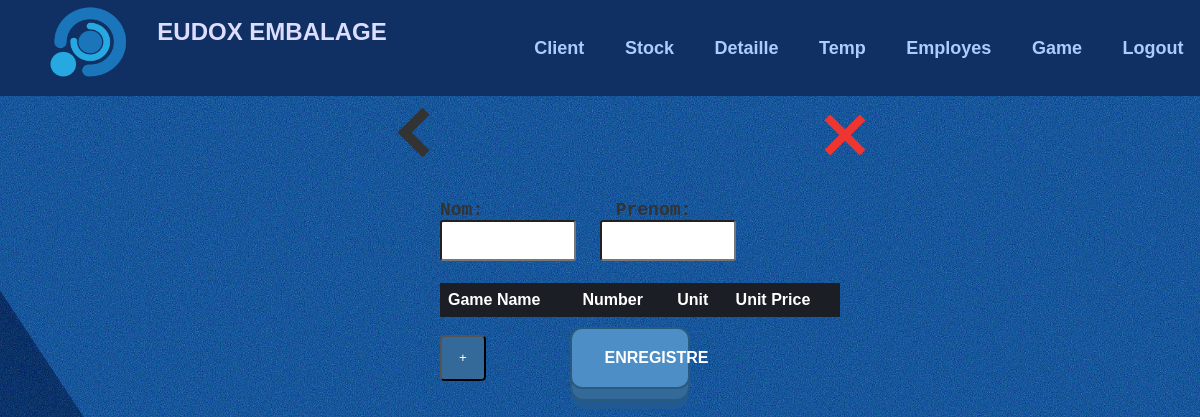
Before: /client/edit/6 with the older database file.
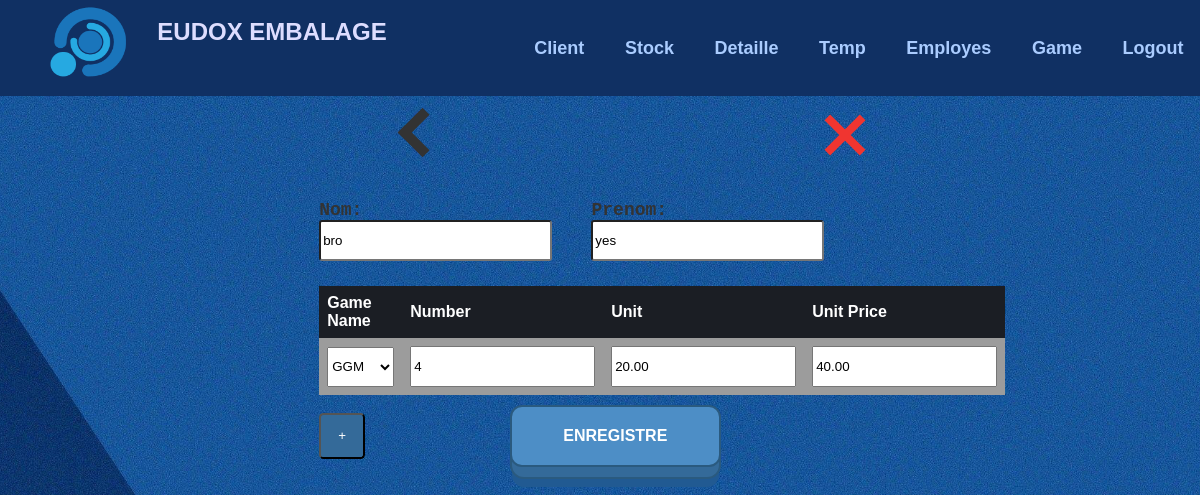
After: the same page with the newer database file.
### tables this page shows
CREATE TABLE client (
        id INTEGER PRIMARY KEY AUTOINCREMENT,
        p_date TEXT NOT NULL,
        first_name TEXT NOT NULL,
        last_name TEXT NOT NULL
    );

CREATE TABLE client_games (
        id INTEGER PRIMARY KEY AUTOINCREMENT,
        client_id INTEGER NOT NULL,
        game_name TEXT NOT NULL,
        number INTEGER NOT NULL,
        unit REAL NOT NULL,
        unit_price REAL NOT NULL,
        FOREIGN KEY (client_id) REFERENCES client(id)
    );

CREATE TABLE game (
        id INTEGER PRIMARY KEY AUTOINCREMENT,
        name TEXT NOT NULL,
        unit REAL NOT NULL,
        unitPrice REAL NOT NULL
    );

### app.py (the view, shortened to what this page needs)
@app.route('/client/edit/<int:id>', methods=['POST', 'GET'])
def modify_client(id):
    conn = sqlite3.connect('form_data.db')
    cursor = conn.cursor()
    cursor.execute('SELECT * FROM game')
    datas = cursor.fetchall()
    games = []
    for data in datas:
        game={
            'id': data[0],
            'game': data[1],
            'unit':f"{data[2]:.2f}",
            'unitp':f"{data[3]:.2f}",
        }
        games.append(game)
    cursor.execute('SELECT game_name, number, unit, unit_price FROM client_games WHERE client_id = ?', (id, ))
    datas = cursor.fetchall()
    lastgames = []
    for data in datas:
        game={
            'name':data[0],
            'number':data[1],
            'unit':f"{data[2]:.2f}",
            'unitp':f"{data[3]:.2f}",
        }
        lastgames.append(game)
    cursor.execute('SELECT first_name, last_name FROM client WHERE id = ?', (id, ))
    fullname = cursor.fetchone()
    return render_template('c_modify.html', games=games, lastgames=enumerate(lastgames), name=fullname, id=id)

### templates/c_modify.html (shortened to what this page needs)
{% extends 'main.html' %}
{% block head %}
<link rel="stylesheet" type="text/css" href="{{ url_for('static', filename='css/form.css') }}">
{% endblock %}
{% block top %}
<a href="/client/edit" id="back"><div class="thick-arrow-left"></div></a>
<a href="/main" id="aclose"><div class="close"></div></a>
{% endblock %}
{% block bot %}
<form id="stockForm" action="/client/edit/{{ id }}" method="post">
  <label class="l-lab" for="firstName">Nom:</label>
  <label class="l-lab" for="lastName">Prenom:</label>
  <br>
  <input id="fn" type="text" class="l-inp" name="firstName" value="{{ name[0] }}" required>
  <input id="ln" type="text" class="l-inp" name="lastName" value="{{ name[1] }}" required>
  <br><br>
  <table id="gameTable">
    <thead>
      <tr>
        <th>Game Name</th>
        <th>Number</th>
        <th>Unit</th>
        <th>Unit Price</th>
      </tr>
    </thead>
    <tbody>
      {% for index, lastG in lastgames %}
        <tr>
          <td>
            <select name="gameName[]" required>
              {% for game in games %}
              <option value="{{game.id}}" {% if lastG.name == game.game %}selected{% endif %}>{{game.game}}</option>
              {% endfor %}
            </select>
          </td>
          <td><input type="number" name="number[]" value="{{ lastG.number }}" required /></td>
          <td><input type="text" pattern="[0-9]+(\.[0-9]+)?" name="unit[]" value="{{ lastG.unit }}" required /></td>
          <td><input type="text" pattern="[0-9]+(\.[0-9]+)?" name="unitPrice[]" value="{{ lastG.unitp }}" required /></td>
          <td>
          </td>
        </tr>
      {% endfor %}
    </tbody>
  </table>
  <button type="button" class="btn" onclick="addRow()">+</button>
  <button type="Submit" id="submitButton" class="button-19 cen">Enregistre</button>
  <br><br><br>
</form>
{% endblock %}

### templates/main.html (shortened to what this page needs)
<!DOCTYPE html>
<html>
  <head>
    <link rel="stylesheet" type="text/css" href="{{ url_for('static', filename='css/style.css') }}">
    <link rel="stylesheet" type="text/css" href="{{ url_for('static', filename='css/table.css') }}">
    {% block head %}{% endblock %}
  </head>
  <body>
    <div class="bg">
      <div class="hd">
        <img class="logo" src="{{ url_for('static', filename='assets/lll.png') }}" onclick="goToHomePage()" style="cursor: pointer;"/>
        <h2 class="fn" onclick="goToHomePage()" style="cursor: pointer;">EUDOX EMBALAGE</h2>
        <ul class="nav">
          <li><a href="/client">Client</a></li>
          <li><a href="/stock">Stock</a></li>
          <li><a href="/detail">Detaille</a></li>
          <li><a href="/time">Temp</a></li>
          <li><a href="/work">Employes</a></li>
          <li><a href="/game">Game</a></li>
          <li><a href="/">Logout</a></li>
        </ul>
      </div>
      <div class="empty"></div>
      <div class="display_frame">
        <div class="top_side">
          {% block top %}{% endblock %}
        </div>
        <div class="bot_side">
          {% block bot %}{% endblock %}
        </div>
      </div>
    </div>
  </body>
</html>

### static/css/style.css (style rules this page uses)
body, h1, h2, h3, p, ul, li { margin: 0; padding: 0; }
body { font-family: Arial, sans-serif; background-color: #155499; background-image: url('bg.jpg'); background-size: cover; background-position: center; background-attachment: fixed; transform-origin: 0 0; }
.bg { background-size: cover; background-repeat: no-repeat; height: 100vh; }
.hd { background: #103063; width: 100%; height: 12%; display: flex; text-align: center; position: fixed; top: 0; left: 0; z-index: 10; }
.logo { padding-top: 0.4%; margin-left: 4%; margin-right: 2%; height: 75px; width: 80px; }
.fn { text-align: center; padding-top: 1.5%; font-family: sans-serif; width: 20%; color: #ddf; transition: 0.3s ease-out; }
.nav { margin-left: 22%; display: flex; justify-content: center; align-items: center; }
.nav li { list-style: none; margin-left: 5%; margin-right: 5%; font-size:18px; }
.nav li a { text-decoration: none; font-family: sans-serif; font-weight: bold; color: #acf; transition: 0.3s ease-out; }
.display_frame { background-size: cover; text-align: center; width: 100%; }
a { color: inherit; text-decoration: none; }
button.button-19 { touch-action: manipulation; position: relative; display: inline-block; cursor: pointer; outline: none; border: 0; vertical-align: middle; text-decoration: none; font-size: inherit; font-family: inherit; }
button.button-19 { touch-action: manipulation; font-weight: 600; color: #fff; text-transform: uppercase; padding: 1.25em 2em; background: #4d8ec6; border: 2px solid #2a5a7f; border-radius: 0.75em; transform-style: preserve-3d; transition: transform 150ms cubic-bezier(0, 0, 0.58, 1), background 150ms cubic-bezier(0, 0, 0.58, 1); }
button.button-19::before { position: absolute; content: ""; width: 100%; height: 100%; top: 0; left: 0; right: 0; bottom: 0; background: #346a99; border-radius: inherit; box-shadow: 0 0 0 2px #2a5a7f, 0 0.625em 0 0 #215a92; transform: translate3d(0, 0.75em, -1em); transition: transform 150ms cubic-bezier(0, 0, 0.58, 1), box-shadow 150ms cubic-bezier(0, 0, 0.58, 1); }
.empty { height: 10%; }
.top_side { display: flex; height: 120px; width: 100%; }
#aclose { margin-left: 28vw; }
.thick-arrow-left { margin: 35px; width: 25px; height: 25px; border: 10px solid #333; border-left: 0; border-top: 0; transform: rotate(135deg); }
#back { margin-left: 30.8%; }
.close { margin: 30px; background: #f03530; height: 50px; position: relative; width: 8px; transform: rotate(45deg); }
.close:after { background: #f03530; content: ""; height: 8px; left: -21px; position: absolute; top: 21px; width: 50px; }
.bot_side label { color: #333; }
.bot_side input { height: 35px; }
.bot_side .button-19 { width: 20%; margin: 10px; }
#stockForm select { height: 40px; }

### static/css/table.css (style rules this page uses)
table { border-collapse: collapse; width: 80%; margin: 10%; margin-top: 1%; }
th, td { padding: 8px; text-align: left; }
th { background-color: #1b1e24; color: #fff; }
tr:nth-child(odd) td { background-color: #3885d4; }

### static/css/form.css (style rules this page uses)
.bot_side { width: 100%; display: grid; grid-template-columns: repeat(3, 1fr); grid-gap: 0px; text-align: left; }
#stockForm { margin-left: 10%; grid-column: 2; width: 100%; height: 100%; }
.l-lab { color: #ccc; padding-right: 32%; font-weight: bold; font-size: 18px; font-family: monospace; }
.l-inp { width: 70%; height: 25px; border-radius: 3px; }
#fn, #ln { width: 32%; margin-right: 5%; }
.bot_side .button-19 { width: 30%; margin-left: 20%; !important }

### templates/c_modify.html (style rules this page uses)
table { border-collapse: collapse; width: 100%; margin: 0; margin-top: 1%; }
tr:nth-child(odd) td { background-color: #9c9c9c; }
td:last-child { border: none; }
tr td:last-child { background-color: transparent; }
.btn { display: inline-block; width: 46px; height: 46px; line-height: 20px; text-align: center; background-color: #346a99; color: white; border-radius: 10%; text-decoration: none; }

Changed rows visible on the page:
added client: firstName "bro", lastName "yes"
added client_games: game_name.name "GGM", number "4", unit "20.00"
Other visible differences:
new list line: "40.00"
